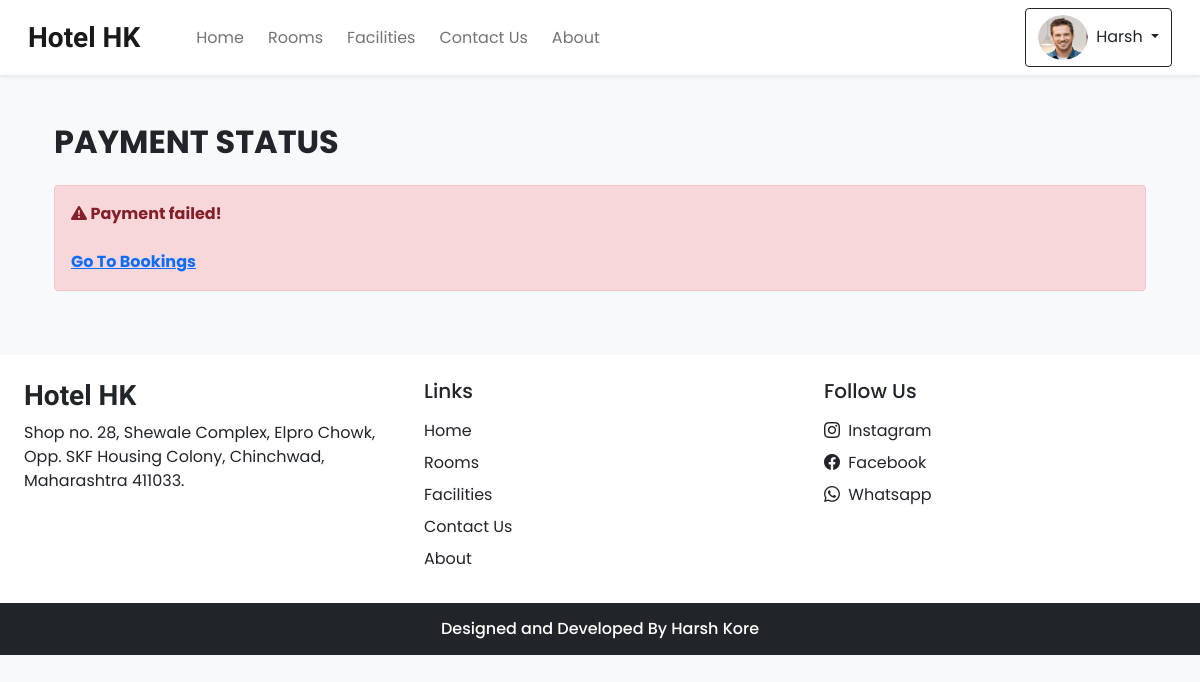
Page /pay_status.php (signed in) on the committed database.
### tables this page shows
CREATE TABLE `settings` (
  `sr_no` int(11) NOT NULL,
  `site_title` varchar(50) NOT NULL,
  `site_about` varchar(250) NOT NULL,
  `shutdown` tinyint(1) NOT NULL
);

### admin/inc/db_config.php (called while the page is built, shortened)
<?php
    function select($sql, $values, $datatypes){
        $con = $GLOBALS['con'];
        if ($stmt = mysqli_prepare($con, $sql)) {
            mysqli_stmt_bind_param($stmt, $datatypes,...$values);
            if (mysqli_stmt_execute($stmt)) {
                $res = mysqli_stmt_get_result($stmt);
                return $res;
            } else {
                mysqli_stmt_close($stmt);
                die("Query cannot be executed - Select");
            }
        }
        else {
            die("Query cannot be prepared - Select");
        }
    }
?>

### pay_status.php (the view, shortened to what this page needs)
<!DOCTYPE html>
<html lang="en">
<head>
    <?php require('inc/links.php') ?>
</head>
<body class="bg-light">
  <?php require('inc/header.php') ?>
  <div class="container">
    <div class="row">
      <div class=" col-12 my-5 mb-3 px-4">
        <h2 class="fw-bold">PAYMENT STATUS</h2>
      </div>
      <?php
        $frm_data = filteration($_GET);
        $booking_q = "SELECT bo.*, bd.* FROM `booking_order` bo INNER JOIN `booking_details` bd ON bo.booking_id=bd.booking_id WHERE bo.order_id=? AND bo.user_id=? AND bo.booking_status!=?";
        $booking_res = select($booking_q,[$frm_data['order'],$_SESSION['uId'],'pending'],'sis');
        $booking_fetch = mysqli_fetch_assoc($booking_res);
        if ($booking_fetch['trans_status']=="TXN_SUCCESS") {
          echo <<<data
            <div class="col-12 px-4">
              <p class="fw-bold alert alert-success">
              <i class="bi bi-check-circle-fill"></i>
              Payment done! Booking Successful!!
              <br><br>
              <a href='bookings.php'>Go To Bookings</a>
              </p>
            </div>
          data;
        }
        else{
          echo <<<data
            <div class="col-12 px-4">
              <p class="fw-bold alert alert-danger">
              <i class="bi bi-exclamation-triangle-fill"></i>
              Payment failed! $booking_fetch[trans_resp_msg]
              <br><br>
              <a href='bookings.php'>Go To Bookings</a>
              </p>
            </div>
          data;
          }
      ?>
    </div>
  </div>
  <?php require('inc/footer.php') ?>
</body>
</html>

### inc/header.php (shortened to what this page needs)
<nav id="nav-bar" class="navbar navbar-expand-lg navbar-light bg-white px-lg-3 py-lg-2 shadow-sm sticky-top">
      <div class="container-fluid">
      <a class="navbar-brand me-5 fw-bold fs-3 h-font" href="index.php"><?php echo $settings_r['site_title'] ?></a>
      <div class="collapse navbar-collapse" id="navbarSupportedContent">
        <ul class="navbar-nav me-auto mb-2 mb-lg-0">
          <li class="nav-item">
            <a class="nav-link me-2" href="index.php">Home</a>
          </li>
          <li class="nav-item">
            <a class="nav-link me-2" href="rooms.php">Rooms</a>
          </li>
          <li class="nav-item">
            <a class="nav-link me-2" href="facilities.php">Facilities</a>
          </li>
          <li class="nav-item">
            <a class="nav-link me-2" href="contact.php">Contact Us</a>
          </li>
          <li class="nav-item">
            <a class="nav-link me-2" href="about.php">About</a>
          </li>
        </ul>
        <div class="d-flex">
    <?php
      if (isset($_SESSION['login']) && $_SESSION['login']==true)
      {
        $path = USERS_IMG_PATH;
        echo <<<data
          <div class="btn-group">
            <button type="button" class="btn btn-outline-dark shadow-none dropdown-toggle" data-bs-toggle="dropdown" data-bs-display="static" aria-expanded="false">
              <img src="$path$_SESSION[uPic]" style="width: 50px; height: 45px;" class="me-1 rounded-circle">
              $_SESSION[uName]
            </button>
            <ul class="dropdown-menu dropdown-menu-lg-end">
              <li><a class="dropdown-item" href="profile.php">Profile</a></li>
              <li><a class="dropdown-item" href="bookings.php">Bookings</a></li>
              <li><a class="dropdown-item" href="logout.php">Logout</a></li>
            </ul>
          </div>
        data;
      }
    ?>
        </div>
      </div>
    </div>
</nav>

### inc/footer.php (shortened to what this page needs)
<div class="container-fluid bg-white mt-5">
  <div class="row">
    <div class="col-lg-4 p-4">
      <h3 class="h-font fw-bold fs-3 mb-2"><?php echo $settings_r['site_title'] ?></h3>
      <p>
        <?php echo $settings_r['site_about'] ?>
      </p>
    </div>
    <div class="col-lg-4 p-4">
      <h5 class="mb-3">Links</h5>
      <a href="index.php" class="d-inline-block mb-2 text-dark text-decoration-none">Home</a><br>
      <a href="rooms.php" class="d-inline-block mb-2 text-dark text-decoration-none">Rooms</a><br>
      <a href="facilities.php" class="d-inline-block mb-2 text-dark text-decoration-none">Facilities</a><br>
      <a href="contact.php" class="d-inline-block mb-2 text-dark text-decoration-none">Contact Us</a><br>
      <a href="about.php" class="d-inline-block mb-2 text-dark text-decoration-none">About</a>
    </div>
    <div class="col-lg-4 p-4">
      <h5 class="mb-3">Follow Us</h5>
      <a href="<?php echo $contact_r['insta'] ?>" class="d-inline-block text-dark text-decoration-none mb-2">
          <i class="bi bi-instagram me-1"></i>
          Instagram
      </a><br>
      <a href="<?php echo $contact_r['fb'] ?>" class="d-inline-block text-dark text-decoration-none mb-2">
          <i class="bi bi-facebook me-1"></i>
          Facebook
      </a><br>
      <?php
        if ($contact_r['wa']!='') {
          echo <<<data
            <a href="$contact_r[wa]" class="d-inline-block text-dark text-decoration-none">
              <i class="bi bi-whatsapp me-1"></i>
              Whatsapp
            </a><br>
          data;
        }
      ?>
    </div>
  </div>
</div>
<h6 class="text-center bg-dark text-white p-3 m-0">Designed and Developed By Harsh Kore</h6>

### css/common.css (style rules this page uses)
:root { --teal: #2ec1ac; --teal_hover: #279e8c; }
* { font-family: 'Poppins', sans-serif; }
.h-font { font-family: 'Merienda', cursive; }

### rows in the picture
settings: site_title "Hotel HK", site_about "Shop no. 28, Shewale Complex, Elpro Chowk, Opp. SKF Housing Colony, Chinchwad, Maharashtra 411033."

### other values in the picture
$_SESSION[uName] "Harsh"
